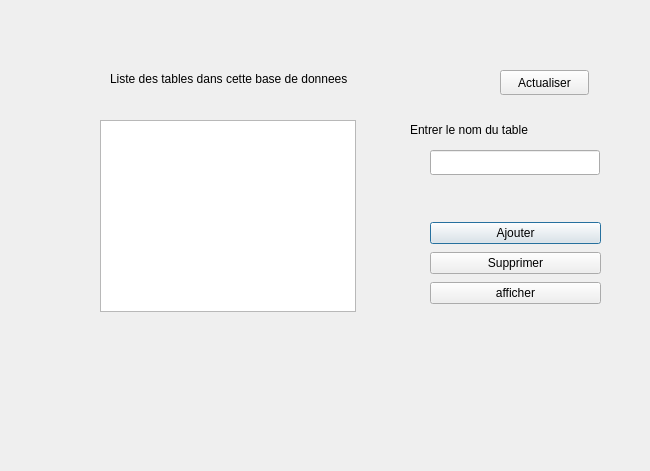
<?xml version="1.0" encoding="UTF-8"?>
<ui version="4.0">
 <class>tables_mainpage</class>
 <widget class="QDialog" name="tables_mainpage">
  <property name="geometry">
   <rect>
    <x>0</x>
    <y>0</y>
    <width>650</width>
    <height>471</height>
   </rect>
  </property>
  <property name="windowTitle">
   <string>Dialog</string>
  </property>
  <widget class="QWidget" name="layoutWidget">
   <property name="geometry">
    <rect>
     <x>430</x>
     <y>220</y>
     <width>171</width>
     <height>89</height>
    </rect>
   </property>
   <layout class="QVBoxLayout" name="verticalLayout">
    <item>
     <widget class="QPushButton" name="pushButton_add">
      <property name="text">
       <string>Ajouter</string>
      </property>
     </widget>
    </item>
    <item>
     <widget class="QPushButton" name="pushButton_del">
      <property name="text">
       <string>Supprimer</string>
      </property>
     </widget>
    </item>
    <item>
     <widget class="QPushButton" name="pushButton_read">
      <property name="text">
       <string>afficher</string>
      </property>
     </widget>
    </item>
   </layout>
  </widget>
  <widget class="QLabel" name="label">
   <property name="geometry">
    <rect>
     <x>110</x>
     <y>70</y>
     <width>331</width>
     <height>17</height>
    </rect>
   </property>
   <property name="text">
    <string>Liste des tables dans cette base de donnees</string>
   </property>
  </widget>
  <widget class="QPushButton" name="pushButton">
   <property name="geometry">
    <rect>
     <x>500</x>
     <y>70</y>
     <width>89</width>
     <height>25</height>
    </rect>
   </property>
   <property name="text">
    <string>Actualiser</string>
   </property>
  </widget>
  <widget class="QListView" name="listView_tables">
   <property name="geometry">
    <rect>
     <x>100</x>
     <y>120</y>
     <width>256</width>
     <height>192</height>
    </rect>
   </property>
  </widget>
  <widget class="QLabel" name="label_2">
   <property name="geometry">
    <rect>
     <x>410</x>
     <y>120</y>
     <width>261</width>
     <height>20</height>
    </rect>
   </property>
   <property name="text">
    <string>Entrer le nom du table</string>
   </property>
  </widget>
  <widget class="QLineEdit" name="lineEdit_table_name">
   <property name="geometry">
    <rect>
     <x>430</x>
     <y>150</y>
     <width>170</width>
     <height>25</height>
    </rect>
   </property>
  </widget>
 </widget>
 <resources/>
 <connections/>
</ui>
